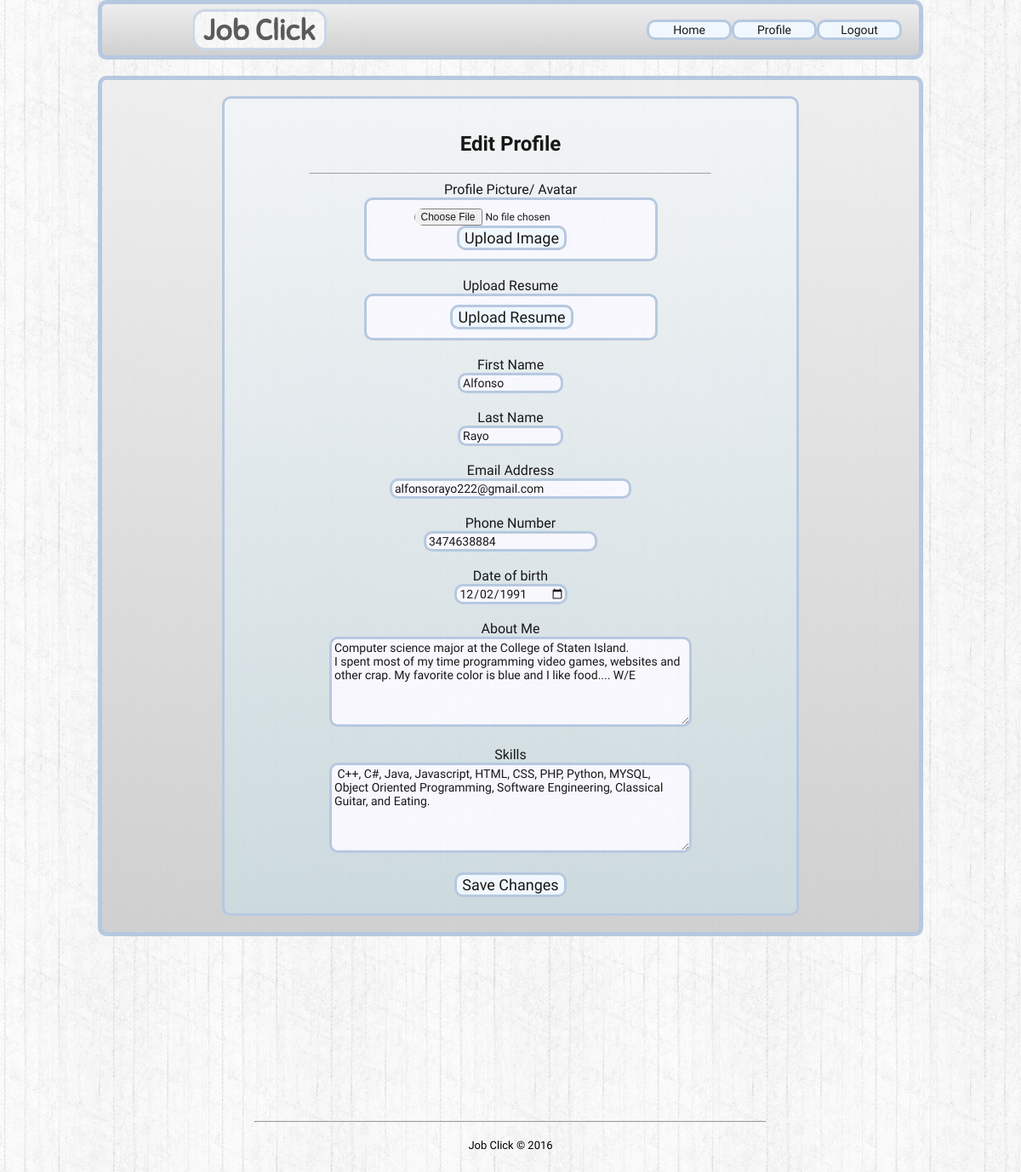
/JobClick/editprofile.php (signed in), run on the app's committed database.
### tables this page shows
CREATE TABLE `users` (
  `id` int(11) NOT NULL,
  `username` varchar(20) DEFAULT NULL,
  `password` varchar(20) DEFAULT NULL,
  `usertype` varchar(10) DEFAULT NULL,
  `email` varchar(40) DEFAULT NULL,
  `age` int(2) DEFAULT NULL,
  `dob` date DEFAULT NULL,
  `phonenumber` varchar(10) DEFAULT NULL,
  `firstname` varchar(25) DEFAULT NULL,
  `lastname` varchar(25) DEFAULT NULL,
  `aboutme` text,
  `skills` text,
  `imageurl` text
);

### JobClick/editprofile.php (the view, shortened to what this page needs)
<!DOCTYPE html>
<html>
<head>
	<link rel = "stylesheet" type = "text/css" href = "editprofile.css">
</head>
<body>
	<div id="header">
		<img id="logo" src="JobClickLogo.png">
		<div id="navmenu">
			<span><form  method="get" action="JobClickHome.php">
				<input type="submit" value="Home">
			</form>	</span>
			<span><form  method="get" action="profile.php">
				<input type="submit" value="Profile">
			</form>	</span>
			<span><form  method="get" action="logout.php">
				<input type="submit" value="Logout">
			</form>	</span>
		</div>
	</div>
	<br>
	<div id="main">
	<br>
	<div id='container'>
		<?php
			$connection = new mysqli("localhost", "alfonso222", "Ragnorok2", "jobclickdb");
			$query = mysqli_query($connection,"SELECT * FROM users WHERE id='".$_SESSION['user_id']."'");
			$user_row = mysqli_fetch_assoc($query);
			echo
			"
					<br>
					<h2>Edit Profile</h2>
					<hr width='70%'>
					Profile Picture/ Avatar<br>
					<div id='imagecontainer'>
						<form action='upload.php' name='uploadpictureform' method='post' enctype='multipart/form-data' id='uploadpictureform'>
							<input type='file' name='fileToUpload' id='fileToUpload' class='inputfile'>
							<input type='submit' value='Upload Image' name='submit' id='edit'>
						</form>
					</div><br>
					Upload Resume<br>
					<div id='imagecontainer'>
						<input type='button' onclick='' value='Upload Resume' id ='edit'><br>
					</div><br>
					<form name='editprofileform' method='post' action='profile.php'>
						First Name<br>
						<input type='text' name='firstname' size='10' id='container' value=".$user_row["firstname"]."><br><br>
						Last Name<br>
						<input type='text' name='lastname' size='10' id='container' value=".$user_row["lastname"]."><br><br>
						Email Address<br>
						<input type='email' name='email' size='30' maxLength='40' placeholder='name@domain.com' id='container' value=".$user_row["email"]." ><br><br>
						Phone Number<br>
						<input type='number' name='phonenumber' size='20' id='container' value=".$user_row["phonenumber"]."><br><br>
						Date of birth<br>
						<input type='date' name='dob' size='20' maxLength='20' id='container' value=".$user_row["dob"]."><br><br>
						About Me<br>
						<textarea name='aboutme' rows='6' cols='50' maxlength='500' id='container'>".$user_row["aboutme"]."</textarea><br><br>
						Skills<br>
						<textarea name='skills' rows='6' cols='50' maxlength='500' id='container'>".$user_row["skills"]." </textarea><br><br>
						<input type='button' onclick='submitEditProfile()' value='Save Changes' id ='edit'><br><br>
					</form>
			";
		?>
		</div>
		<br>
	</div>
	<br><br><br><br><br><br><br><br><br><br><br>
	<div id="footer">
	<hr width="50%">
	<p><font size="2">Job Click &#169; 2016</font></p>
	</div>
</body>
</html>

### JobClick/editprofile.css (style rules this page uses)
body { background-image: url("whitewood.jpg"); font-family: Sniglet; margin:0; padding:0; height:100%; }
img#logo { height: 50px; position: relative; top: 50%; -webkit-transform: translateY(-50%); -ms-transform: translateY(-50%); transform: translateY(-50%); margin-left: 100px; }
div#header { margin: 0 auto; height: 60px; background: rgb(238,238,238); background: -moz-linear-gradient(top, rgba(238,238,238,1) 0%, rgba(204,204,204,1) 100%); background: -webkit-linear-gradient(top, rgba(238,238,238,1) 0%,rgba(204,204,204,1) 100%); background: linear-gradient(to bottom, rgba(238,238,238,1) 0%,rgba(204,204,204,1) 100%); filter: progid:DXImageTransform.Microsoft.gradient( startColorstr='#eeeeee', endColorstr='#cccccc',GradientType=0 ); left: 0; right: 0; width: 80%; border-radius: 10px; border: 5px solid #B0C4DE; opacity: 0.9; }
div#navmenu { width: 320px; float: right; position: relative; top: 50%; -webkit-transform: translateY(-50%); -ms-transform: translateY(-50%); transform: translateY(-50%); }
div#navmenu input { background-color: #F0F8FF; width: 100px; border: 3px solid #B0C4DE; font-size: 14px; float: left; -webkit-transition-duration: 0.4s; transition-duration: 0.4s; border-radius: 10px; font-family: Sniglet; }
div#main { background: rgb(238,238,238); background: -moz-linear-gradient(top, rgba(238,238,238,1) 0%, rgba(204,204,204,1) 100%); background: -webkit-linear-gradient(top, rgba(238,238,238,1) 0%,rgba(204,204,204,1) 100%); background: linear-gradient(to bottom, rgba(238,238,238,1) 0%,rgba(204,204,204,1) 100%); filter: progid:DXImageTransform.Microsoft.gradient( startColorstr='#eeeeee', endColorstr='#cccccc',GradientType=0 ); opacity: 0.9; border: 5px solid #B0C4DE; width: 80%; margin: 0 auto; border-radius: 10px; text-align:center; }
div#footer { bottom: 0px; width:100%; height:60px; text-align: center; }
input#container, textarea#container { border: 3px solid #B0C4DE; border-radius: 10px; font-size: 14px; font-family: Sniglet; background-color: #F8F8FF; color: black; text-decoration: none; padding-left: 3px; margin: 0 auto; text-align: left; }
div#imagecontainer { border: 3px solid #B0C4DE; border-radius: 10px; font-size: 12px; font-family: Sniglet; background-color: #F8F8FF; color: black; text-decoration: none; padding-left: 3px; margin: 0 auto; width: 50%; padding-top: 10px; padding-bottom: 10px; }
input#edit { background-color: #F0F8FF; border: 3px solid #B0C4DE; font-size: 18px; -webkit-transition-duration: 0.4s; transition-duration: 0.4s; border-radius: 10px; font-family: Sniglet; }
.inputfile { font-size: 12px; -webkit-transition-duration: 0.4s; transition-duration: 0.4s; border-radius: 10px; font-family: Sniglet; }
textarea { resize: vertical; }
div#container { border: 3px solid #B0C4DE; border-radius: 10px; width: 70%; font-family: Sniglet; background: rgb(242,245,246); background: -moz-linear-gradient(top, rgba(242,245,246,1) 0%, rgba(227,234,237,1) 37%, rgba(200,215,220,1) 100%); background: -webkit-linear-gradient(top, rgba(242,245,246,1) 0%,rgba(227,234,237,1) 37%,rgba(200,215,220,1) 100%); background: linear-gradient(to bottom, rgba(242,245,246,1) 0%,rgba(227,234,237,1) 37%,rgba(200,215,220,1) 100%); filter: progid:DXImageTransform.Microsoft.gradient( startColorstr='#f2f5f6', endColorstr='#c8d7dc',GradientType=0 ); color: black; text-decoration: none; margin: 0 auto }

### data on the page
users: firstname "Alfonso", lastname "Rayo", email "alfonsorayo222@gmail.com", phonenumber "3474638884", dob "12/02/1991", aboutme "Computer science major at the College of Staten Island. I spent most of my time programming video games, websites and other crap. My favorite color is blue and I like food.... W/E", skills "C++, C#, Java, Javascript, HTML, CSS, PHP, Python, MYSQL, Object Oriented Programming, Software Engineering, Classical Guitar, and Eating."
